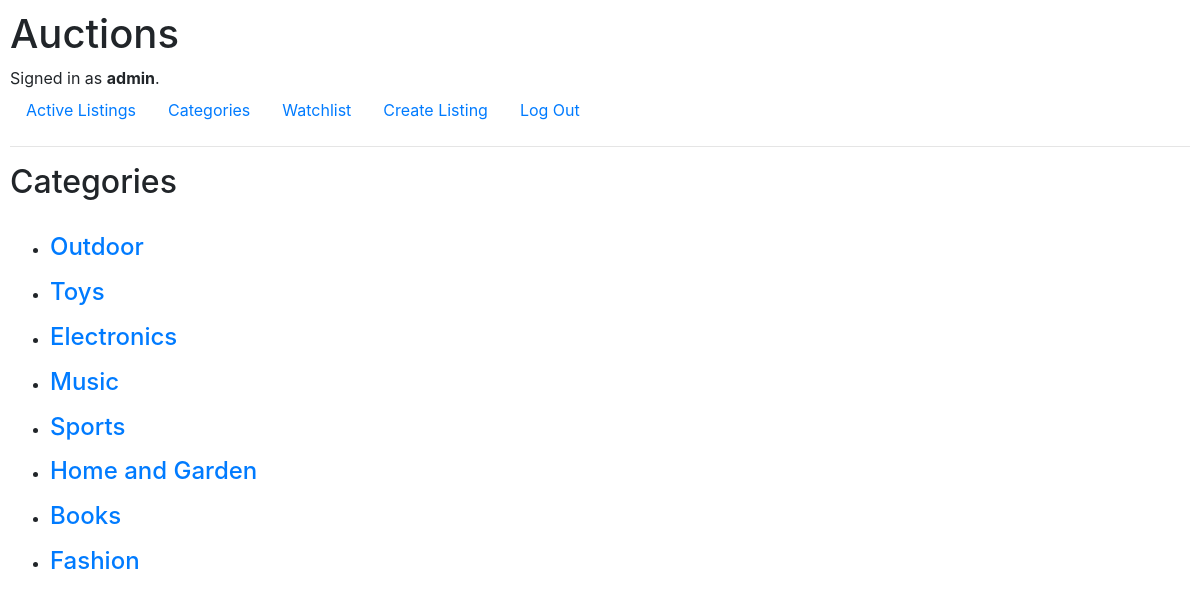
The page /categories (signed in) on the database its author committed.
### auctions/models.py (models this page shows, shortened)
class User(AbstractUser):
    pass

class Category(models.Model):
    category_name = models.CharField(max_length=255)

### auctions/views.py (the view)
# urls.py: path("categories", views.categories_view, name="categories"),
def categories_view(request):
    return render(request, "auctions/categories.html", {
        "categories": Category.objects.all()
    })

### auctions/templates/auctions/categories.html
{% extends "auctions/layout.html" %}
{% block body %}
<h2>Categories</h2>
<br>
{% for c in categories%}
<ul>
    <li>
        <h4><a href="{% url 'category_list' c.category_name %}">{{ c.category_name }}</a></h4>
    </li>
</ul>
{% endfor %}
{% endblock %}

### auctions/templates/auctions/layout.html (shortened to what this page needs)
{% load static %}
<!DOCTYPE html>
<html lang="en">
<head>
    <link rel="stylesheet" href="https://stackpath.bootstrapcdn.com/bootstrap/4.4.1/css/bootstrap.min.css"
>
    <link href="{% static 'auctions/styles.css' %}" rel="stylesheet">
</head>
<body>
    <h1>Auctions</h1>
    <div>
        {% if user.is_authenticated %}
        Signed in as <strong>{{ user.username }}</strong>.
        {% else %}
        Not signed in.
        {% endif %}
    </div>
    <ul class="nav">
        <li class="nav-item">
            <a class="nav-link" href="{% url 'index' %}">Active Listings</a>
        </li>
        <li class="nav-item">
            <a class="nav-link" href="{% url 'categories' %}">Categories</a>
        </li>
        {% if user.is_authenticated %}
        <li class="nav-item">
            <a class="nav-link" href="{% url 'watchlist' %}">Watchlist</a>
        <li class="nav-item">
            <a class="nav-link" href="{% url 'create' %}">Create Listing</a>
        </li>
        <li class="nav-item">
            <a class="nav-link" href="{% url 'logout' %}">Log Out</a>
        </li>
        {% endif %}
    </ul>
    <hr>
    {% block body %}
    {% endblock %}
</body>
</html>

### auctions/static/auctions/styles.css (style rules this page uses)
body { padding: 10px; }

### rows shown on the page
User: username "admin"
Category: category_name "Outdoor"
Category: category_name "Toys"
Category: category_name "Electronics"
Category: category_name "Music"
Category: category_name "Sports"
Category: category_name "Home and Garden"
Category: category_name "Books"
Category: category_name "Fashion"
